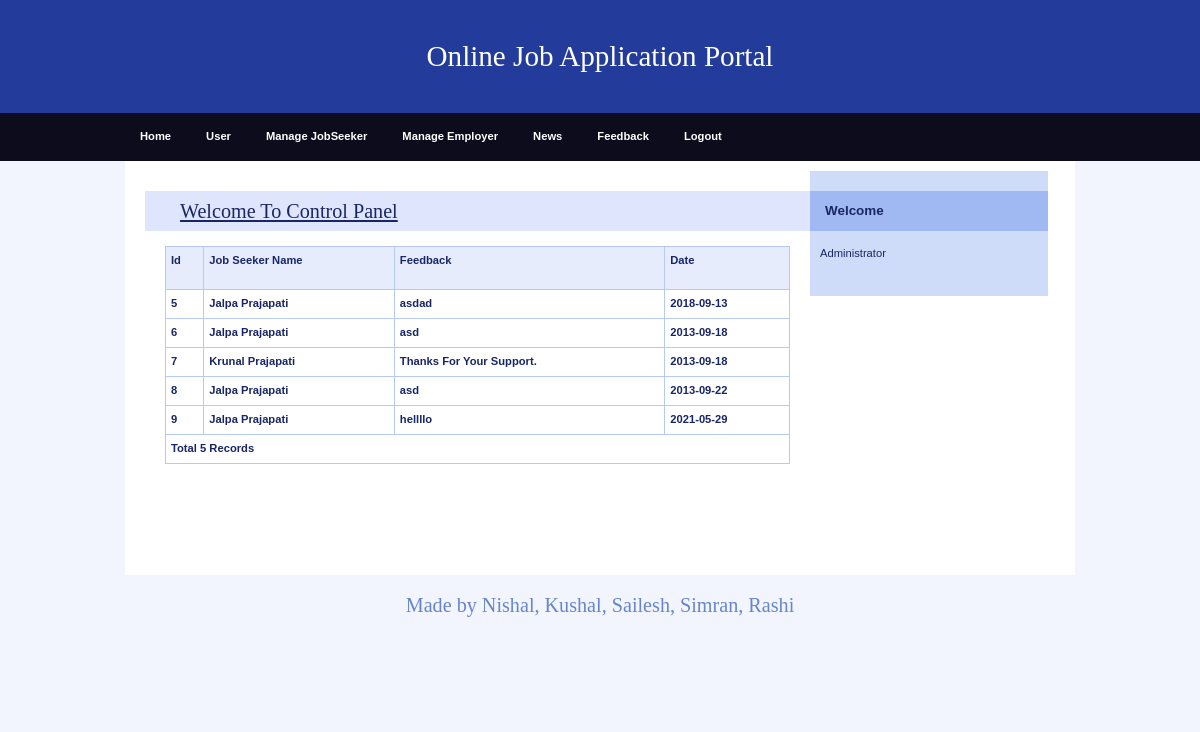
Page /Admin/Feedback.php (signed in) on the committed database.
### tables this page shows
CREATE TABLE IF NOT EXISTS `feedback` (
  `FeedbackId` int(11) NOT NULL AUTO_INCREMENT,
  `JobSeekId` int(11) NOT NULL,
  `Feedback` varchar(200) NOT NULL,
  `FeedbakDate` date NOT NULL,
  PRIMARY KEY (`FeedbackId`)
);

CREATE TABLE IF NOT EXISTS `jobseeker_reg` (
  `JobSeekId` int(11) NOT NULL AUTO_INCREMENT,
  `JobSeekerName` varchar(20) NOT NULL,
  `Address` varchar(100) NOT NULL,
  `City` varchar(20) NOT NULL,
  `Email` varchar(40) NOT NULL,
  `Mobile` bigint(20) NOT NULL,
  `Qualification` varchar(20) NOT NULL,
  `Gender` varchar(10) NOT NULL,
  `BirthDate` date NOT NULL,
  `Resume` varchar(200) NOT NULL,
  `Status` varchar(10) NOT NULL,
  `UserName` varchar(20) NOT NULL,
  `Password` varchar(20) NOT NULL,
  `Question` varchar(100) NOT NULL,
  `Answer` varchar(50) NOT NULL,
  PRIMARY KEY (`JobSeekId`),
  KEY `JobSeekId` (`JobSeekId`)
);

### Admin/Feedback.php (the view, shortened to what this page needs)
<!DOCTYPE html>
<html>
<head>
    <link rel="stylesheet" media="screen,projection" type="text/css" href="./css/main.css" />
    <link rel="stylesheet" media="print" type="text/css" href="./css/print.css" />
</head>
<body>
    <div id="main" class="box">
        <?php
        include "Header.php"
        ?>
        <?php
        include "menu.php"
        ?>
        <div id="page" class="box">
            <div id="page-in" class="box">
                <div id="content">
                    <div class="article">
                        <h2><span><a href="#">Welcome To Control Panel</a></span></h2>
                        <table width="100%" border="1" bordercolor="#1CB5F1">
                            <tr>
                                <th height="32" bgcolor="#1CB5F1" class="style3">
                                    <div align="left" class="style9 style5"><strong>Id</strong></div>
                                </th>
                                <th bgcolor="#1CB5F1" class="style3">
                                    <div align="left" class="style9 style5"><strong>Job Seeker Name</strong></div>
                                </th>
                                <th bgcolor="#1CB5F1" class="style3">
                                    <div align="left" class="style9 style5"><strong>Feedback</strong></div>
                                </th>
                                <th bgcolor="#1CB5F1" class="style3">
                                    <div align="left" class="style12">Date</div>
                                </th>
                            </tr>
                            <?php
                            $con = mysqli_connect("localhost", "nishal", "Nishal1337", "job");
                            $sql = "select FeedbackId,Feedback,FeedbakDate,JobSeekerName from feedback,jobseeker_reg where feedback.JobSeekId=jobseeker_reg.JobSeekId";
                            $result = mysqli_query($con, $sql);
                            while ($row = mysqli_fetch_array($result)) {
                                $Id = $row['FeedbackId'];
                                $Name = $row['JobSeekerName'];
                                $Feedback = $row['Feedback'];
                                $FeedbakDate = $row['FeedbakDate'];
                            ?>
                                <tr>
                                    <td class="style3">
                                        <div align="left" class="style9 style5"><strong><?php echo $Id; ?></strong></div>
                                    </td>
                                    <td class="style3">
                                        <div align="left" class="style9 style5"><strong><?php echo $Name; ?></strong></div>
                                    </td>
                                    <td class="style3">
                                        <div align="left" class="style9 style5"><strong><?php echo $Feedback; ?></strong>
                                        </div>
                                    </td>
                                    <td class="style3">
                                        <div align="left" class="style9 style5"><strong><?php echo $FeedbakDate; ?></strong>
                                        </div>
                                    </td>
                                </tr>
                            <?php
                            }
                            $records = mysqli_num_rows($result);
                            ?>
                            <tr>
                                <td colspan="4" class="style3">
                                    <div align="left" class="style12"><?php echo "Total " . $records . " Records"; ?> </div>
                                </td>
                            </tr>
                        </table>
                        <p>&nbsp;</p>
                        <p class="btn-more box noprint">&nbsp;</p>
                    </div>
                </div>
                <?php
                include "right.php"
                ?>
            </div>
        </div>
        <?php
        include "footer.php"
        ?>
    </div>
</body>
</html>

### Admin/css/main.css (style rules this page uses)
* { min-height: 1px; }
body { border: 0; margin: 0; padding: 0; background: #f2f5fe; font: 70%/160% "verdana", sans-serif; color: #192666; _text-align: center; }
a { color: #192666; }
p { border: 0; margin: 15px 0; padding: 0; }
div { display: block; border: 0; margin: 0; padding: 0; }
h1, h2, h3, h4, h5 { border: 0; margin: 10px 0; padding: 0; font-weight: bold; }
h2 { font-size: 180%; line-height: 100%; font-family: "georgia", serif; font-weight: normal; }
table { display: table; border-collapse: collapse; margin: 15px 0; padding: 0; border: 1px solid #b7caf6; font-size: 100%; }
tr { display: table-row; }
th, td { display: table-cell; border: 1px solid #b7caf6; margin: 0; padding: 5px; vertical-align: top; text-align: left; }
th { background: #e7ecfd; text-align: center; color: #192666; font-weight: bold; }
a, img, span { border: 0; margin: 0; padding: 0; }
strong, .strong { font-weight: bold; }
.box { min-height: 1px; _height: 1px; }
.box:after { content: "."; display: block; line-height: 0px; font-size: 0px; visibility: hidden; clear: both; }
#main { margin: 0px auto 0 auto; _text-align: left; }
#page { min-height: 1px; width: 950px; margin: 0 auto; background: #fff; _height: 1px; }
#page-in { min-height: 1px; padding: 10px 0; _height: 1px; }
#content { float: left; width: 70%; _width: 72%; margin: 0; padding: 0 0 0 20px; }
#content .article { clear: both; margin: 0; padding: 20px; }
#content .article h2 { margin: 0 -20px; padding: 10px; background: #dee5fd; color: #192666; }
#content .article h2 span { padding-left: 25px; }
#content .article p { text-align: justify; }
#content .btn-more { margin: 0 0 15px 0; padding: 0; border: 0; position: relative; }

### Admin/css/print.css (style rules this page uses)
body { border: 0; margin: 0; padding: 0; font-size: 12pt; }
a { color: #000; text-decoration: none; }
h1, h2, h3 { page-break-after: avoid; page-break-inside: avoid; }
table { border-collapse: collapse; border-width: 1px; border-style: solid; }
th, td { display: table-cell; border-width: 1px; border-style: solid; }
.noprint { display: none; }

### Admin/Feedback.php (style rules this page uses)
.style3 { font-weight: bold }

### rows in the picture
feedback: FeedbackId "5", JobSeekId.JobSeekerName "Jalpa Prajapati", Feedback "asdad", FeedbakDate "2018-09-13"
feedback: FeedbackId "6", JobSeekId.JobSeekerName "Jalpa Prajapati", Feedback "asd", FeedbakDate "2013-09-18"
feedback: FeedbackId "7", JobSeekId.JobSeekerName "Krunal Prajapati", Feedback "Thanks For Your Support.", FeedbakDate "2013-09-18"
feedback: FeedbackId "8", JobSeekId.JobSeekerName "Jalpa Prajapati", Feedback "asd", FeedbakDate "2013-09-22"
feedback: FeedbackId "9", JobSeekId.JobSeekerName "Jalpa Prajapati", Feedback "hellllo", FeedbakDate "2021-05-29"

### other values in the picture
$records "5"
